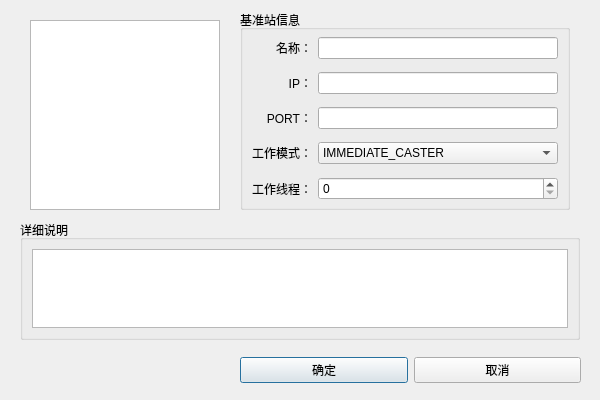
<?xml version="1.0" encoding="UTF-8"?>
<ui version="4.0">
 <class>ModifyStandardStationDialog</class>
 <widget class="QDialog" name="ModifyStandardStationDialog">
  <property name="windowModality">
   <enum>Qt::ApplicationModal</enum>
  </property>
  <property name="geometry">
   <rect>
    <x>0</x>
    <y>0</y>
    <width>600</width>
    <height>400</height>
   </rect>
  </property>
  <widget class="QWidget" name="horizontalLayoutWidget">
   <property name="geometry">
    <rect>
     <x>240</x>
     <y>350</y>
     <width>341</width>
     <height>41</height>
    </rect>
   </property>
   <layout class="QHBoxLayout" name="horizontalLayout">
    <property name="spacing">
     <number>6</number>
    </property>
    <item>
     <widget class="QPushButton" name="confirmButton">
      <property name="sizePolicy">
       <sizepolicy hsizetype="Minimum" vsizetype="Fixed">
        <horstretch>0</horstretch>
        <verstretch>0</verstretch>
       </sizepolicy>
      </property>
      <property name="text">
       <string>确定</string>
      </property>
     </widget>
    </item>
    <item>
     <widget class="QPushButton" name="cancelButton">
      <property name="text">
       <string>取消</string>
      </property>
     </widget>
    </item>
   </layout>
  </widget>
  <widget class="QGroupBox" name="groupBox">
   <property name="geometry">
    <rect>
     <x>240</x>
     <y>10</y>
     <width>330</width>
     <height>200</height>
    </rect>
   </property>
   <property name="title">
    <string>基准站信息</string>
   </property>
   <layout class="QGridLayout" name="gridLayout">
    <property name="topMargin">
     <number>0</number>
    </property>
    <property name="bottomMargin">
     <number>0</number>
    </property>
    <item row="0" column="0">
     <widget class="QLabel" name="label">
      <property name="text">
       <string>名称：</string>
      </property>
      <property name="alignment">
       <set>Qt::AlignRight|Qt::AlignTrailing|Qt::AlignVCenter</set>
      </property>
     </widget>
    </item>
    <item row="0" column="1">
     <widget class="QLineEdit" name="stationNameEdit"/>
    </item>
    <item row="1" column="0">
     <widget class="QLabel" name="label_2">
      <property name="text">
       <string>IP：</string>
      </property>
      <property name="alignment">
       <set>Qt::AlignRight|Qt::AlignTrailing|Qt::AlignVCenter</set>
      </property>
     </widget>
    </item>
    <item row="1" column="1">
     <widget class="QLineEdit" name="stationIPEdit"/>
    </item>
    <item row="2" column="0">
     <widget class="QLabel" name="label_3">
      <property name="text">
       <string>PORT：</string>
      </property>
      <property name="alignment">
       <set>Qt::AlignRight|Qt::AlignTrailing|Qt::AlignVCenter</set>
      </property>
     </widget>
    </item>
    <item row="2" column="1">
     <widget class="QLineEdit" name="stationPortEdit"/>
    </item>
    <item row="3" column="0">
     <widget class="QLabel" name="label_4">
      <property name="text">
       <string>工作模式：</string>
      </property>
      <property name="alignment">
       <set>Qt::AlignRight|Qt::AlignTrailing|Qt::AlignVCenter</set>
      </property>
     </widget>
    </item>
    <item row="3" column="1">
     <widget class="QComboBox" name="stationModeBox">
      <item>
       <property name="text">
        <string>IMMEDIATE_CASTER</string>
       </property>
      </item>
      <item>
       <property name="text">
        <string>PROCESS_CASTER</string>
       </property>
      </item>
     </widget>
    </item>
    <item row="4" column="0">
     <widget class="QLabel" name="label_5">
      <property name="text">
       <string>工作线程：</string>
      </property>
      <property name="alignment">
       <set>Qt::AlignRight|Qt::AlignTrailing|Qt::AlignVCenter</set>
      </property>
     </widget>
    </item>
    <item row="4" column="1">
     <widget class="QSpinBox" name="stationThreadCountEdit"/>
    </item>
   </layout>
  </widget>
  <widget class="QGraphicsView" name="graphicsView">
   <property name="geometry">
    <rect>
     <x>30</x>
     <y>20</y>
     <width>190</width>
     <height>190</height>
    </rect>
   </property>
  </widget>
  <widget class="QGroupBox" name="verticalGroupBox">
   <property name="geometry">
    <rect>
     <x>20</x>
     <y>220</y>
     <width>560</width>
     <height>120</height>
    </rect>
   </property>
   <property name="title">
    <string>详细说明</string>
   </property>
   <layout class="QVBoxLayout" name="verticalLayout_3">
    <item>
     <widget class="QTextEdit" name="stationDetailEdit"/>
    </item>
   </layout>
  </widget>
 </widget>
 <resources/>
 <connections/>
</ui>
